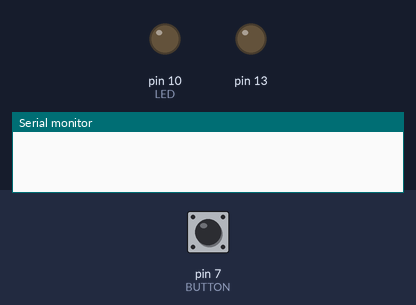
The sketch below on a simulated Arduino Uno, built with avr-gcc and run on an emulated ATmega328P. Parts: output pins drawn as LEDs (lit = HIGH), the last lines printed to the serial monitor. The inputs (shaded band) are chosen by the test bench; at power-on: pin 7 (BUTTON) LOW.

Above: at 1.2 s.
1.3 s: pin 7 (BUTTON) pulled HIGH for 0.15 s
At 2.1 s:
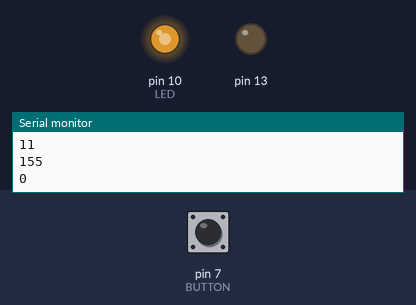
3.0 s: pin 7 (BUTTON) pulled HIGH for 1 s
5.5 s: pin 7 (BUTTON) pulled HIGH for 3.2 s
At 6.28 s:
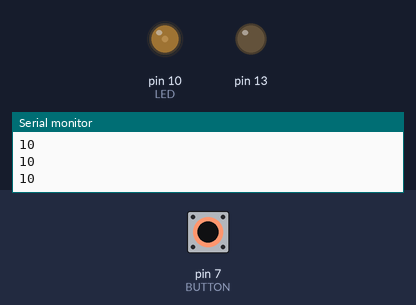
Timing chart, 0 to 10.2 s (numbered marks = the images above; inputs shaded):
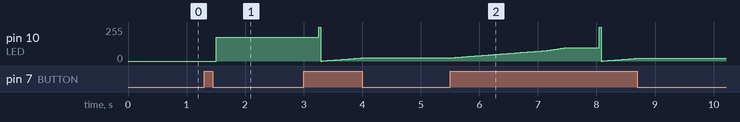

Measured:
- after the input at 1.3 s, pin 10 (LED): 0/255 → 179/255 after 0.21 s

The sketch:

button.ino
```cpp
const int BUTTON = 7;
const int LED = 10;

int state = 0;
int val = 0;
int old_val = LOW;
int brightness = 128;
long push_start = millis();

void setup() {
  Serial.begin(9600);
  pinMode(7, INPUT);
  pinMode(13, OUTPUT);
}

void loop() {
  val = digitalRead(BUTTON);
  if (val == HIGH)  {
    if (old_val == LOW) {
      Serial.println(8);
      push_start = millis();
    } else {
      Serial.println(10);
      brightness = (brightness + 1) % 256;
      if (brightness < 80) {
        delay(30);
      } else if (brightness < 100) {
        delay(15);
      } else {
        delay(2);
      }
    }
  }
  if ((val == LOW) &&
      (old_val == HIGH) &&
      ((millis() - push_start) < 250)) {
        Serial.println(11);
        Serial.println(millis() - push_start);
        state =  1 - state;
        delay(50);
      }
  if (old_val != val) {
    Serial.println(val);
  }
  old_val = val;

  if (state == 1) {
    analogWrite(LED, brightness);
  } else {
    analogWrite(LED, 0);
  }

}
```
